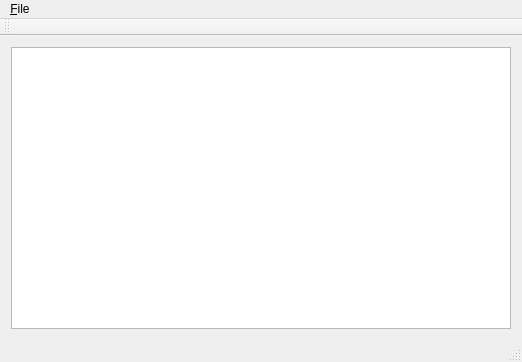
<?xml version="1.0" encoding="UTF-8"?>
<ui version="4.0">
 <class>MainWindow</class>
 <widget class="QMainWindow" name="MainWindow">
  <property name="geometry">
   <rect>
    <x>0</x>
    <y>0</y>
    <width>522</width>
    <height>362</height>
   </rect>
  </property>
  <property name="windowTitle">
   <string>MainWindow</string>
  </property>
  <widget class="QWidget" name="centralWidget">
   <layout class="QGridLayout" name="gridLayout">
    <item row="0" column="0">
     <widget class="QTableView" name="tableView"/>
    </item>
   </layout>
  </widget>
  <widget class="QMenuBar" name="menuBar">
   <property name="geometry">
    <rect>
     <x>0</x>
     <y>0</y>
     <width>522</width>
     <height>21</height>
    </rect>
   </property>
   <widget class="QMenu" name="menu_File">
    <property name="title">
     <string>&amp;File</string>
    </property>
    <addaction name="action_Open"/>
    <addaction name="action_Save"/>
   </widget>
   <addaction name="menu_File"/>
  </widget>
  <widget class="QToolBar" name="mainToolBar">
   <attribute name="toolBarArea">
    <enum>TopToolBarArea</enum>
   </attribute>
   <attribute name="toolBarBreak">
    <bool>false</bool>
   </attribute>
  </widget>
  <widget class="QStatusBar" name="statusBar"/>
  <action name="action_Open">
   <property name="text">
    <string>&amp;Open</string>
   </property>
  </action>
  <action name="action_Save">
   <property name="text">
    <string>&amp;Save</string>
   </property>
  </action>
 </widget>
 <layoutdefault spacing="6" margin="11"/>
 <resources/>
 <connections/>
</ui>
